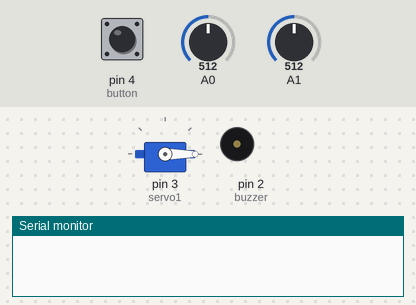
The sketch below on a simulated Arduino Uno, built with avr-gcc and run on an emulated ATmega328P. On the bench: servo, buzzer (waves = sounding, pin HIGH), the last lines printed to the serial monitor. Inputs (shaded band) come from the test bench; at power-on: pin 4 (button) HIGH, A0 = 512, A1 = 512.

Above: at 1.2 s.
1.3 s: pin 4 (button) pulled LOW for 0.15 s
4.4 s: A0 set to 331
6.5 s: A0 set to 307
At 8.2 s:
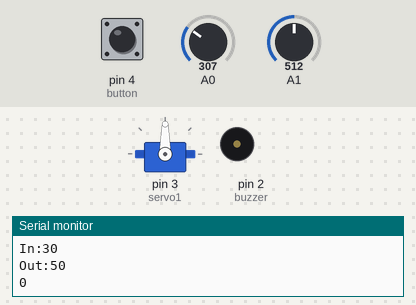
At 38.4 s:
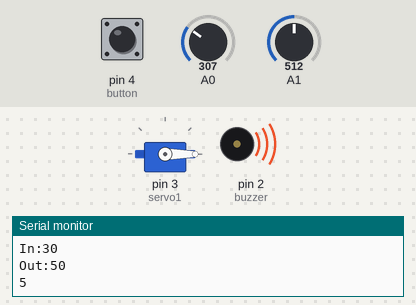
Timing chart, 0 to 38.8 s (numbered marks = the images above; inputs shaded):
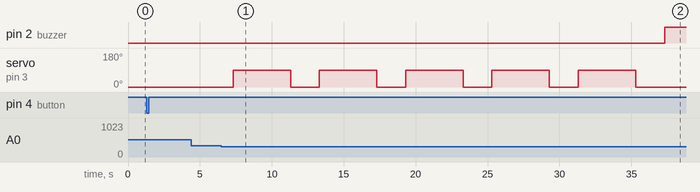

The sketch:

final_project_arduino.ino
```cpp
#include <Servo.h>
Servo servo1;
int mode=1;
int count=0;
int in=0;
int out=0;
int buzzer=2;
int button=4;
void setup()
{
pinMode(A0, INPUT);
pinMode(A1, INPUT);
pinMode(buzzer, OUTPUT);
pinMode(button, INPUT);
Serial.begin(9600);
servo1.attach(3);
}void loop()
{

if(mode==2){
  delay(2000);
in =map((analogRead(A0)), 0, 1023, 0, 100);
out =map((analogRead(A1)), 0, 1023, 0, 100);
Serial.print("In:");
Serial.println(in);
Serial.print("Out:");
Serial.println(out);
Serial.println(count);
if(count>=5){
digitalWrite(buzzer, HIGH);
if (out<=30)
{
servo1.write(90);
count--;
}
else
{
servo1.write(0);
}
}else
{
digitalWrite(buzzer, LOW);
if (in<=30)
{
servo1.write(90);
count++;
delay(4000);
}
else{servo1.write(0);};
if (out<=30)
{
servo1.write(90);
count--;
delay(4000);
}else{servo1.write(0);};
};
}else{
if(mode==1){
servo1.write(0);
if(digitalRead(button)==LOW){
mode=2;

}
}
}
}
```

Measured:
- the behaviour switches between 318 and 317 on A0 (found by bisection; images 0 and 1)
- after the input at 6.5 s, pin 2 (buzzer): LOW → HIGH after 30.8 s; servo on pin 3 (servo1): alternates 90° for 4.0 s and 0° for 2.0 s, starting after 0.80 s
